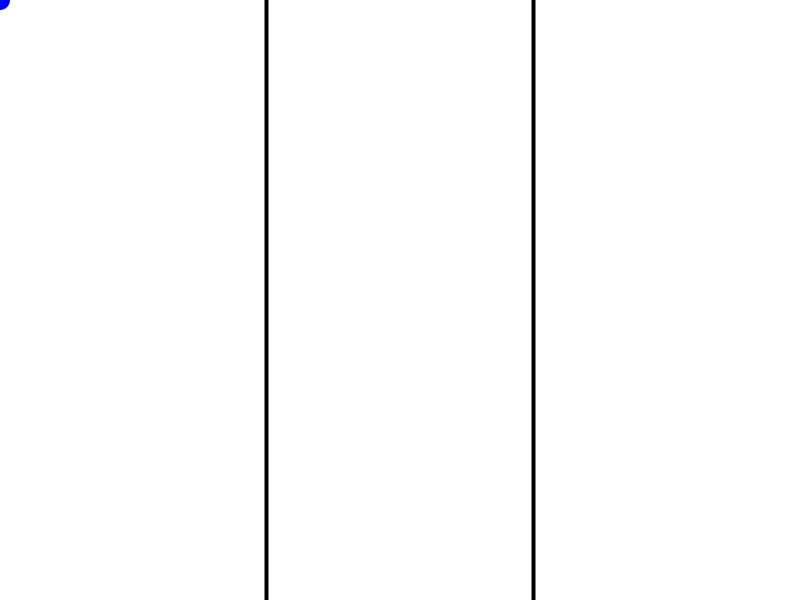
Frame 1 (no input)
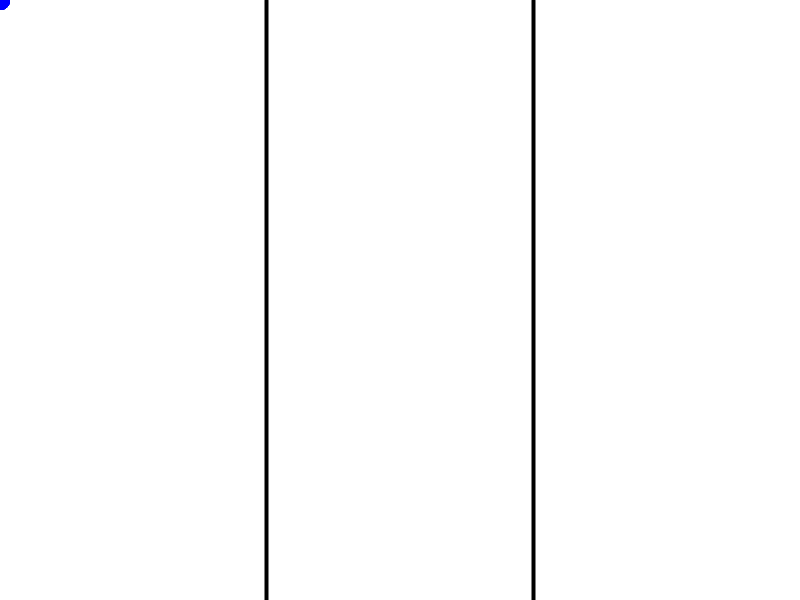
Frame 60 (the mouse pressed at the canvas centre just before this capture)
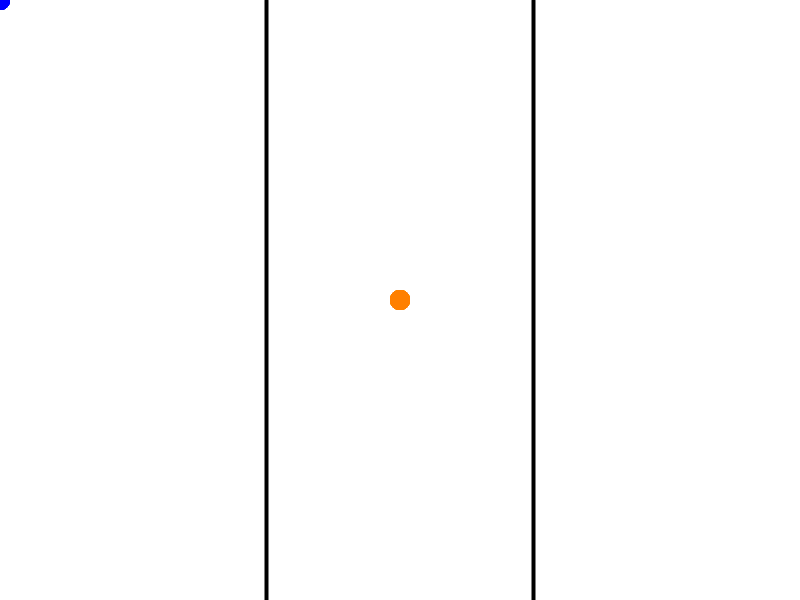
Frame 120 (the mouse held since frame 60 and released just before this capture)

The Processing sketch that drew these frames (run headless with seeded random() and noise(); from frame 60 on, the mouse is pressed at the canvas centre):

// Processing sketch: Pinto_Francisca_
// ── Pinto_Francisca_.pde
float x1;
float x2;
int a=20;
void setup() {

  size(800,600);
  
x1= width/3;
strokeWeight(4);
x2= 2*width/3;
strokeWeight(4); 
background(255);
line(width/3, 0, width/3, height);
line(2*(width)/3, 0, 2*(width)/3, height);
noStroke();
}
void draw(){
  
 
//azul,primer cuadrante
if (mouseX<(width)/3){
fill(0,0,255);
//click amarillo
if(mousePressed){
 fill(255,255,0);}}
 
//verde,segundo cuadrate
 if (mouseX>(width)/3){
   fill(0,255,0);
//click naranjo
 if(mousePressed){
   fill(255,128,0);}}
 
//rojo, tercer cuadrante
if(mouseX>2*(width)/3){
 fill (255,0,0);
 //click morado
 if(mousePressed){
 fill(128,0,255);}}

//circulo que cambia de color y despliega por pantalla cuando esta el click(true)/(false) 

  ellipse(mouseX, mouseY, a, a);
  x1= mouseX;
  println(mousePressed);
  
}

 void keyPressed() {
 int val=0;
 if (val==0){
 fill(0,0,0);
 }
  }
